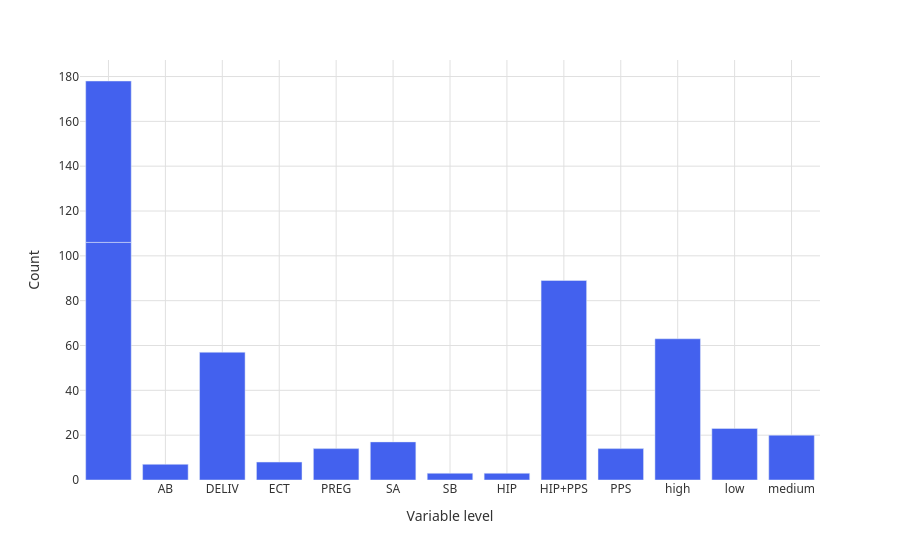

Here is the notebook cell this chart was saved with:
### Code cell
# Plot the stratified summary
fig_strat = plot_pregnancies(summary_stratified)
fig_strat.show()

### Figure 1 — Plotly figure (JSON) as saved in the notebook; plotly's stock layout.template omitted (floating-point values rounded to 4 significant figures)
{"data": [{"alignmentgroup": "True", "hovertemplate": "variable_level=%{x}<br>count=%{y}<extra></extra>", "legendgroup": "", "marker": {"color": "#4361ee", "pattern": {"shape": ""}}, "name": "", "offsetgroup": "", "orientation": "v", "showlegend": false, "textposition": "auto", "type": "bar", "x": ["", "", "AB", "DELIV", "ECT", "PREG", "SA", "SB", "", "", "HIP", "HIP+PPS", "PPS", "high", "low", "medium"], "xaxis": "x", "y": [106.0, 72.0, 7.0, 57.0, 8.0, 14.0, 17.0, 3.0, NaN, NaN, 3.0, 89.0, 14.0, 63.0, 23.0, 20.0], "yaxis": "y"}], "layout": {"barmode": "group", "font": {"color": "#333333", "family": "system-ui, -apple-system, sans-serif", "size": 12}, "legend": {"tracegroupgap": 0}, "margin": {"t": 60}, "paper_bgcolor": "#ffffff", "plot_bgcolor": "#ffffff", "showlegend": true, "title": {}, "xaxis": {"anchor": "y", "domain": [0.0, 1.0], "gridcolor": "#e0e0e0", "showgrid": true, "title": {"text": "Variable level"}}, "yaxis": {"anchor": "x", "domain": [0.0, 1.0], "gridcolor": "#e0e0e0", "showgrid": true, "title": {"text": "Count"}}}}
